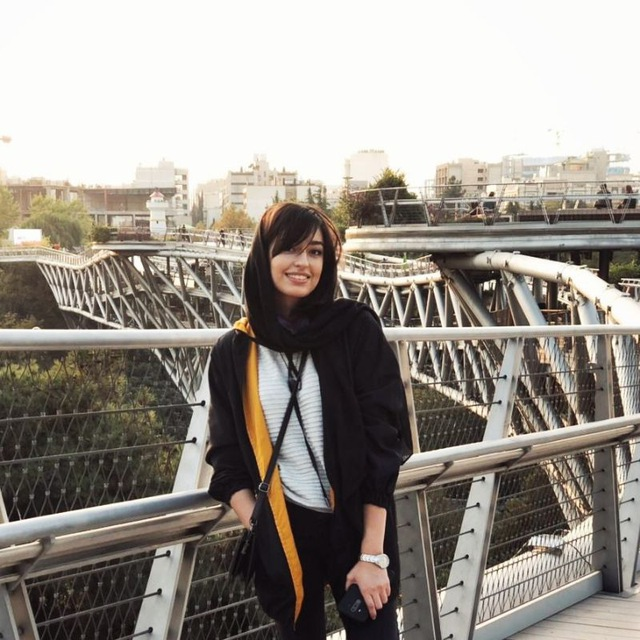
#> input picture cannyFilter/yasi.jpg, 640 x 640 px
$ python canny.py
#> lines starting #> are read from the running program, lines starting #| are printed output that depends on the picture; after the words box and inside, x2 and y2 are one past the last pixel; in counts of white or black regions, pixels touching at a corner belong together
import cv2
from matplotlib import pyplot as plt

img = cv2.imread('yasi.jpg', 0)
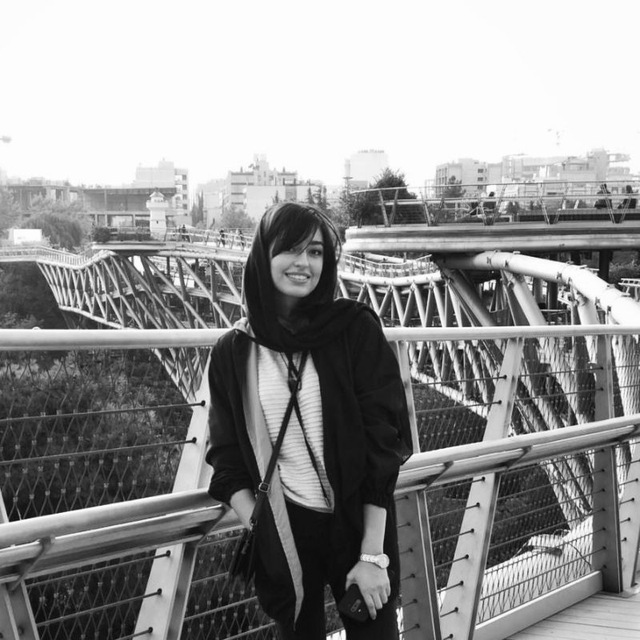
#> img: shape (640, 640); min 0, max 255, mean 148
edges = cv2.Canny(img, 100, 200)
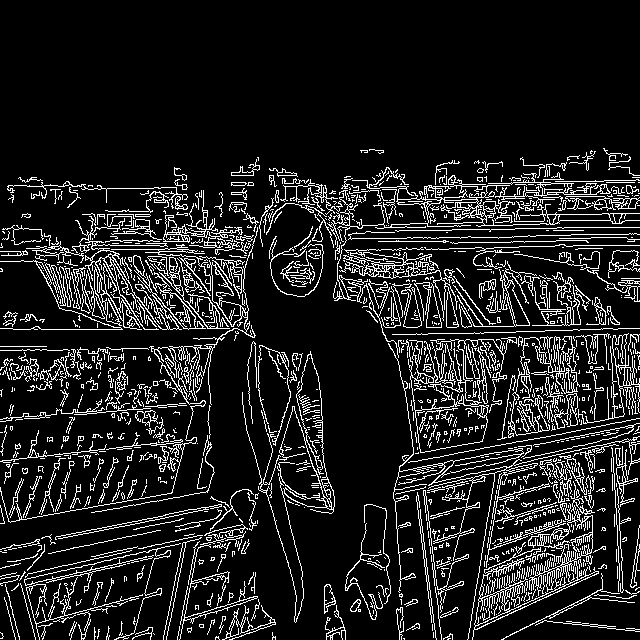
#> edges: shape (640, 640); 12.5% white in thin lines or dots, all inside (x1, y1, x2, y2) = (0, 148, 640, 640)
cv2.imwrite('edge.jpg', edges)
plt.subplot(121)
plt.imshow(img, cmap='gray')
plt.title('Original Image')
plt.xticks([])
plt.yticks([])
plt.subplot(122)
plt.imshow(edges, cmap='gray')
plt.title('Edge Image')
plt.xticks([])
plt.yticks([])
plt.show()
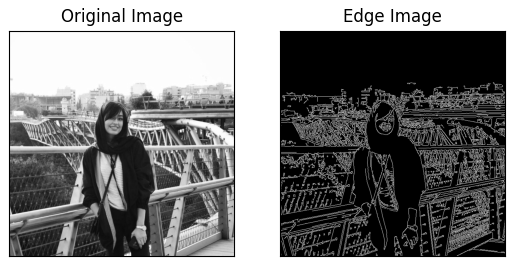
#> figure drawn by matplotlib, 2 panels
